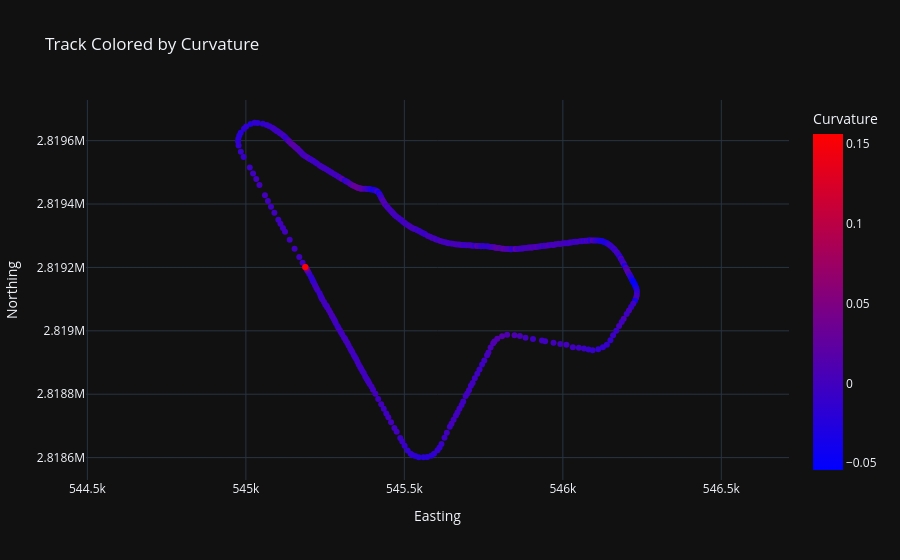

Here is the notebook cell this chart was saved with:
### Code cell
import pandas as pd
import numpy as np
import plotly.express as px
from pyproj import Transformer
from scipy.interpolate import CubicSpline
from scipy.signal import savgol_filter

df = pd.read_csv('../data/final_track_coordinates.csv')

transformer = Transformer.from_crs("epsg:4326", "epsg:32639", always_xy=True)
df['E'], df['N'] = transformer.transform(df['longitude'].values, df['latitude'].values)

df = df.sort_index().reset_index(drop=True)
dx = np.diff(df['E'].values)
dy = np.diff(df['N'].values)
ds = np.sqrt(dx**2 + dy**2)
s = np.concatenate([[0], np.cumsum(ds)])
df['s'] = s

cs_E = CubicSpline(df['s'], df['E'])
cs_N = CubicSpline(df['s'], df['N'])

dx_ds = cs_E.derivative(1)(df['s'])
dy_ds = cs_N.derivative(1)(df['s'])

d2x_ds2 = cs_E.derivative(2)(df['s'])
d2y_ds2 = cs_N.derivative(2)(df['s'])

kappa_c = (dx_ds * d2y_ds2 - dy_ds * d2x_ds2) / (dx_ds**2 + dy_ds**2)**1.5
kappa_c = savgol_filter(kappa_c, window_length=21, polyorder=4, mode='interp')

norm = np.sqrt(dx_ds**2 + dy_ds**2)
nx = -dy_ds / norm
ny = dx_ds / norm

track_df = pd.DataFrame({
    's': df['s'],
    'E': df['E'],
    'N': df['N'],
    'kappa_c': kappa_c,
    'nx': nx,
    'ny': ny
})

track_df.to_csv('../data/track_centerline.csv', index=False)
print("Track data exported to track_centerline.csv")

fig = px.scatter(
    track_df, 
    x='E', 
    y='N',
    color='kappa_c',
    color_continuous_scale='bluered',
    labels={'kappa_c': 'Curvature'},
    title='Track Colored by Curvature'
)

fig.update_layout(
    xaxis_title='Easting', 
    yaxis_title='Northing',
    xaxis=dict(scaleanchor="y", scaleratio=1), 
    template="plotly_dark"
)

fig.show()

### Figure 1 — Plotly figure (JSON) as saved in the notebook; plotly's stock layout.template omitted (floating-point values rounded to 4 significant figures; data arrays with more than 128 entries replaced by an {"elided": "..."} marker saying what was removed)
{"data": [{"hovertemplate": "E=%{x}<br>N=%{y}<br>Curvature=%{marker.color}<extra></extra>", "legendgroup": "", "marker": {"color": {"elided": "404 float values"}, "coloraxis": "coloraxis", "symbol": "circle"}, "mode": "markers", "name": "", "orientation": "v", "showlegend": false, "type": "scatter", "x": {"elided": "404 float values"}, "xaxis": "x", "y": {"elided": "404 float values"}, "yaxis": "y"}], "layout": {"coloraxis": {"colorbar": {"title": {"text": "Curvature"}}, "colorscale": [[0, "rgb(0,0,255)"], [1, "rgb(255,0,0)"]]}, "legend": {"tracegroupgap": 0}, "title": {"text": "Track Colored by Curvature"}, "xaxis": {"anchor": "y", "domain": [0, 1], "scaleanchor": "y", "scaleratio": 1, "title": {"text": "Easting"}}, "yaxis": {"anchor": "x", "domain": [0, 1], "title": {"text": "Northing"}}}}
